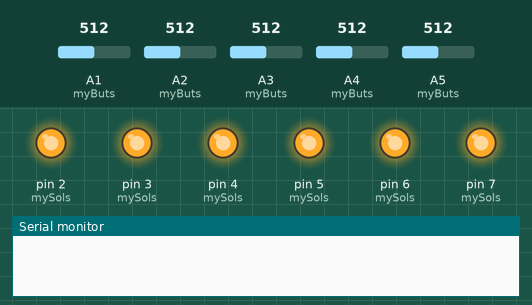
Bench run of a sketch on a simulated Arduino Uno, built with avr-gcc and run on an emulated ATmega328P. Shown: output pins drawn as LEDs (lit = HIGH), the last lines printed to the serial monitor. The inputs (shaded band) are chosen by the test bench; at power-on: A5 (myButs) = 512, A1 (myButs) = 512, A2 (myButs) = 512, A3 (myButs) = 512, A4 (myButs) = 512. Random numbers use the default seed unless the sketch sets one.

Above: at 1.2 s.
1.3 s: A5 (myButs) set to 408
2.8 s: A5 (myButs) set to 392
At 3.6 s:
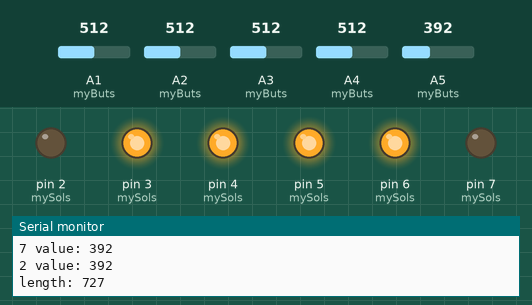
5.3 s: A1 (myButs) set to 411
8.3 s: A1 (myButs) set to 387
At 11.2 s:
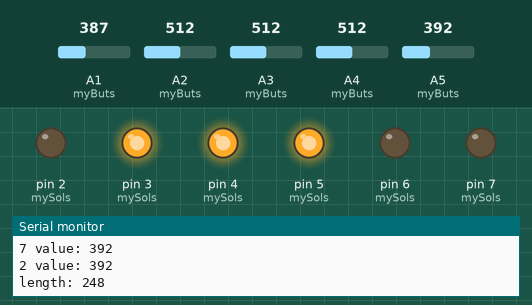
11.3 s: A2 (myButs) set to 412
13.4 s: A2 (myButs) set to 392
At 15.03 s:
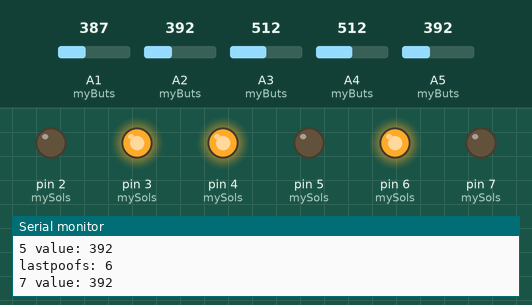
At 15.6 s:
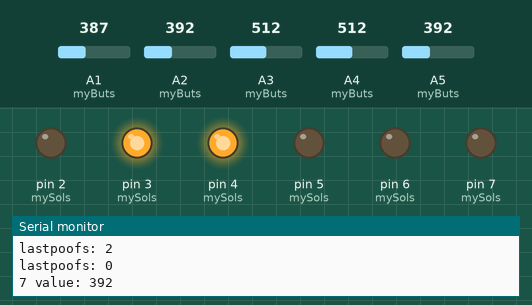
Timing chart, 0 to 17.4 s (numbered marks = the images above; inputs shaded):
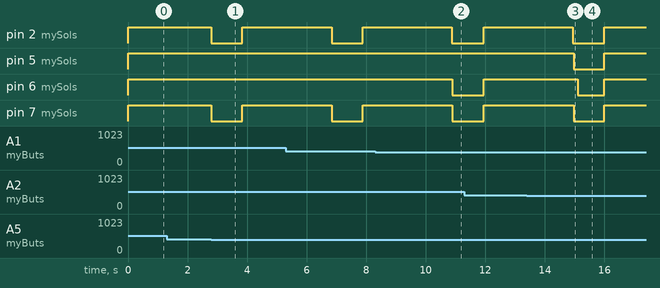

Measured:
- the behaviour switches between 400 and 399 on A5 (myButs) (found by bisection; images 0 and 1)
- the behaviour switches between 400 and 399 on A1 (myButs) (found by bisection; images 1 and 2)
- the behaviour switches between 400 and 399 on A2 (myButs) (found by bisection; images 2 and 3)
- after the input at 1.3 s, every drawn part: stays the same
- after the input at 2.8 s, pin 2 (mySols), pin 7 (mySols): HIGH → LOW at once, → HIGH 1.0 s later
- after the input at 8.3 s, pin 6 (mySols): HIGH → LOW after 2.6 s
- after the input at 13.4 s, pin 5 (mySols): HIGH → LOW after 1.6 s, → HIGH 1.0 s later

The sketch:

mustache_drums.ino
```cpp
#include <avr/pgmspace.h>
/*
  so this controls 6 solenoid activated switches used in a
  propane fire effect.  there are currently 8 buttons and 1
  switch used to manage the system.  6 buttons line up directly
  with each of the solenoids and are used to manually actuate
  them when the system is in manual mode.  The 6 buttons can
  be any 6 buttons… a drum kit, a game controller or just some
  regular old momentary switches The other two buttons are
  used to control the replay function in manual mode.  One
  clears out the history the other replays up to the last 50 things
  a user has pressed.  In program mode the system randomly
  selects a pre-programed "show" and performs it… currently
  all buttons are disabled while in program mode.  This may change.
*/

// Length of poofs in ms
const int biggest  = 150;
const int big      = 125;
const int small    = 100;
const int smallest = 75;

// to try to cut out interference between drum pad sensors... we pause for a bit
// after each hit.
const int drumDelay = 100;

const int poofLimit = 1000;
const int poofLimitMultiplier = 3;
unsigned long poofStart;

// These set up various bits
// of the random show.
// *remember unsigned ints have a max value of 65,535 on arduino
const unsigned int minPause = 10 * 1000; // 10 seconds
const unsigned int maxPause = 20 * 1000; // 20 seconds
const int maxLoop  = 4;                  // maximum number of times to loop a single program

// this sets the maximum pause/poof in history
const unsigned long maxHistoryPause  = 4 * 1000;   //5s
// automatically reset history if nobody toches buttons for a while
const unsigned long autoHistoryReset = 60 * 1000; //60s


// These are the pre-programed "shows".  They use a
// very basic 8 bit storage system.  The first 6 0/1s
// after the B tell the program which burners to turn
// on. 111111 means all 6 will be on,  100001 means
// only the two on the ends will fire, 001100 means
// only the middle two will fire… etc.  the last two
// digits tell the system how long to fire the burner.
// There are only 4 options: 00 is shortest, 10 is short,
// 01 is long and 11 is longest.  a 0 ends the program
// and it will restart from the beginning.
// The pause between "poofs" is currently set at the
// shortest time.  If you want to make a longer pause
// you could use B00000010 which will add about a half
// a second pause.
const int programCount     = 3;
const int maxProgramLength = 50;
PROGMEM prog_uint8_t programs[3][50] = { // these are stored in flash memory see http://www.arduino.cc/en/Reference/PROGMEM
   {
      B11111100,
      B00000010,
      B10000110,
      B01001010,
      B00110010,
      B01001010,
      B10000110,
      B00000010,
      0
   },
   {
      B10000000,
      B01000000,
      B00100000,
      B00010000,
      B00001000,
      B00000100,
      B00001000,
      B00010000,
      B00100000,
      B01000000,
      0
   },
   {
      B00110001,
      B01111110,
      B00000010,
      B11111100,
      B00000010,
      B01111010,
      B00110001,
      B01111010,
      B00000010,
      B11111100,
      B00000010,
      B01111010,
      0
   },
};

prog_uint16_t butHistory[1][2]; // used to store button press history for easter eggs/replay
unsigned int butHistoryIndex        = 0;
const unsigned int maxHistoryLength = 1;

// easter egg programs - stores easter egg programs
// if the required buttons are (**pressed for shorter than
// the defined time**not yet) then the program represented by the
// first item in the array - 1 will play for the int in
// the second items loops. 0 ends the pattern
const int eggCount      = 2;
const int maxEggsLength = 22;
const int minEggsLength = 5;
PROGMEM prog_uint8_t eggs[2][22] = { // these are stored in flash memory see http://www.arduino.cc/en/Reference/PROGMEM
   {
      1,
      4,
      B01000000,
      B00000001,
      B00100000,
      B00000001,
      B00010000,
      B00000001,
      B00001000,
      B00000001,
      B00000100,
      B00000001,
      B00001000,
      B00000001,
      B00010000,
      B00000001,
      B00100000,
      B00000001,
      B01000000,
      B00000001,
      B10000000,
      0,
    },
    {
      1,
      2,
      B11111100,
      B00000001,
      B01111000,
      B00000001,
      B00110000,
      0
    }
};

unsigned long lastTime; // stores the last change time used to keep history
prog_uint8_t lastSol; // stores the last solenoid pattern

// switch that changes from pre-programmed shows
// to button based operation
const int progSwitch = 12;

// button to replay history
const int butPlayHistory = 11;

// button to reset history
const int butResetHistory = 10;

// button pins
const int but1 = A5;
const int but2 = A4;
const int but3 = A3;
const int but4 = A2;
const int but5 = A1;
const int but6 = A0;

// solenoid pins
const int sol1 = 2;
const int sol2 = 3;
const int sol3 = 4;
const int sol4 = 5;
const int sol5 = 6;
const int sol6 = 7;

// more solenoids could be added?
#define SOL_COUNT 6

// ordered arrays of solenoid, button pins
// and poof lengths used for bin storage and
// easy looping
const int mySols[]      = {sol1, sol2, sol3, sol4, sol5, sol6};
const int myButs[]      = {but1, but2, but3, but4, but5, but1};
// for 5 button set up:
// const int myButs[]      = {but1, but2, but3, but4, but5, but1};
const int poofLengths[] = {smallest, small, big, biggest};

int lastPoofs[] = {0,0,0,0,0,0};
int poofThreshold = 6;


/*
  poof() sends a signal to the relay to close
  it takes an array of solenoid pins and a length
  if length is 0 it assumes that the relay
  is going to be opened elsewhere otherwise it
  leaves the relay closed for length milliseconds
  and then closes it.
*/
void poof(int* sols, int length){
  for (int i = 0; i < SOL_COUNT; i++) {
    if (!sols[i]){
      break;
    }
    digitalWrite(sols[i], LOW);
    //Serial.print("POOF : ");
    //Serial.println(sols[i]);
  }

  if (length){
    delay(length);
    unpoof(sols, 0);
  }
}

/*
   unpoof() sends a signal to the relay to open
   it takes an array of solenoid pins and a length
   it delays for length in milliseconds after
   opening the relay.
*/
void unpoof(int* sols, int length){
  for (int i = 0; i < SOL_COUNT; i++) {
    if (!sols[i]){
      break;
    }
    digitalWrite(sols[i], HIGH);
    //Serial.print("UNPOOOOOOFFFED : ");
    //Serial.println(sols[i]);
  }

  if (length){
    delay(length);
  }
}

/*
  getBin() takes an array of solenoid pins and
  returns an integer that is the binary representation
  of those pins used for storage;
*/
prog_uint8_t getBin(int* sols){
  prog_uint8_t bin = 0;
  int count = 4;
  for (int i = 5; i >= 0; i--){  // have to go backwards or else shit is mirrored
    for (int ii = 0; ii < SOL_COUNT; ii++){
      if (sols[ii] == 0){
        break;
      }
      if (mySols[i] == sols[ii]){
        bin += count;
      }
    }
    count = count * 2;
  }

  if(bin){
    //Serial.println(bin);
  }
  return bin;
}

/*
  getDuration() returns the time since lastTime in ms
  as an int and resets lastTime to now()
*/
int getDuration(){
  unsigned long now = millis(); // millis returns unsigned longs
  unsigned long length = (now - lastTime);
  lastTime = now;
  /*
  Serial.print(length);
  Serial.print(">");
  Serial.println(autoHistoryReset);
  */
  if (length > autoHistoryReset){
     //Serial.println("resetting history because of timeout");
     resetHistory();
  }
  if (length > maxHistoryPause){
     length = maxHistoryPause;
  }
  return (int)length;
}

/*
  keepHistotry updates the butHistory array with button and timing
  information if needed.
*/
void keepHistory(int* sols){
  prog_uint8_t bin = getBin(sols);
  if (lastSol != bin){
    //Serial.println("NEW SOL");
    butHistory[butHistoryIndex][0] = lastSol;
    butHistory[butHistoryIndex][1] = (int)getDuration();

    Serial.print("BS: ");
    Serial.println(butHistory[butHistoryIndex][0]);
    Serial.print("length: ");
    Serial.println(butHistory[butHistoryIndex][1]);

    lastSol = bin;
    butHistoryIndex++;
    // if we hit the end of our history we shift everything back one
    // index and drop off the beginning.
    if (butHistoryIndex >= maxHistoryLength){
      //Serial.println("Shifting history");
      for(int i = 1; i < maxHistoryLength; i++){
        int newI = i - 1;
        butHistory[newI][0] = butHistory[i][0];
        butHistory[newI][1] = butHistory[i][1];
      }
      butHistoryIndex--;
    }
    //checkEasterEggs();// should be at end of keepHistory() so arrays are up to date and part of it so it only happens when needed
  }
}

/*
   getSols() takes the binary storage system for
   programs and returns an array of solenoid pins.
*/
int* getSols(prog_uint8_t bs){
  int count = 0;
  int sols[6];
  for (int i = 0; i < SOL_COUNT; i++) {
    if (bs & (B10000000 >> i)) {
      sols[count] = mySols[i];
      count++;
    }
  }

  if (count < 6){
    sols[count] = 0; // we assume that an empty pin is the end of a usable array everywhere.
  }

  return sols;
}

/*
  getLength() takes the binary storage system for
  programs and returns an int in ms for the length
  of the poof.
*/
int getLength(prog_uint8_t bs){
  int length = smallest;
  int b = 1;
  int count = 1;
  for (int i = 6; i < 8; i++) {
    if (bs & (B10000000 >> i)) {
      b = b + count;
    }
    count++;
  }

  return poofLengths[b-1];
}

void checkEasterEggs(){
  boolean match = false;
  for (int i = 0; i < eggCount; i++){
    if ((butHistoryIndex - minEggsLength) < 0){
      Serial.println("not enough history to match pattern");
      break; // we don't have enough history to match this pattern
    }
    int myH = butHistoryIndex;
    for (int ii = 2; ii < 22; ii++) {
      byte e = pgm_read_byte(&(eggs[i][ii]));
      if ((myH == butHistoryIndex && butHistory[myH][0] == 0) || e == 0){
        break;
      }
      if (e == 1){// we use 0 to end a pattern so we use 2 B00000001 to represent a 0 in the history
        e = 0;
      }
      Serial.print(butHistory[myH][0]);
      Serial.print(" == ");
      Serial.println(e);
      if (butHistory[myH][0] == e){
         match = true;
         Serial.println("TRUE");
      }
      else{
        match = false;
        Serial.println("NO MATCH breaking");
        break;
      }
      myH--;
    }
    if (match){
      Serial.println("Pattern matched!");
      int loops = pgm_read_byte(&(eggs[i][1]));
      int p = pgm_read_byte(&(eggs[i][0]));
      //Serial.print("loops:  ");
      //Serial.println(loops);
      //Serial.print("p:  ");
      //Serial.println(p);
      loopProgram(p, loops, false);
      break;
    }
    //Serial.println();
    //Serial.println();
  }
}

/*
  playHistory() plays back the history of the button pushes
*/
void playHistory(){
  int i;
  for (i = 0; i < maxHistoryLength; i++) {
     //Serial.print("BS: ");
     //Serial.println(butHistory[i][0]);
     //Serial.print("length: ");
     //Serial.println(butHistory[i][1]);
     if (i == 0 && !butHistory[i][0]){
       //next;
     }
     else{
       poof(getSols(butHistory[i][0]), butHistory[i][1]);
       // break out of program if we hit all 0s or if the program switch is flipped
       if ((!butHistory[i][0] && !butHistory[i][1]) || checkProgSwitch()){
         break;
       }
     }
  }
  //Serial.print("history count: ");
  //Serial.println(i);
}

/*
  resetHistory() empties the butHistory array and resets the index
*/
void resetHistory(){
  //Serial.println("RESET HISTORY");
  for (int i = 0; i < maxHistoryLength; i++) {
    butHistory[i][0] = 0;
    butHistory[i][1] = 0;
  }
  butHistoryIndex = 0;
  lastTime = millis();
  lastSol = 0;
}

/*
  randomShow() attempts to randomly produce
  shows by looping different programs with
  different intervals between them
*/
void randomShow(){
 // system decides if it feels like pausing
 // between shows.
 int boolPause = random(1000);
 unsigned int pause;
 delay(10);
 if (boolPause){
   pause = random(minPause, maxPause);
 }
 else{
   pause = 0;
 }
 delay(10);
 int loopCount = random(1, maxLoop);
 delay(10);
 int p = random((programCount - 1));

 Serial.print("boolPause: ");
 Serial.println(boolPause);
 Serial.print("pause: ");
 Serial.println(pause);
 Serial.print("loopCount: ");
 Serial.println(loopCount);
 Serial.print("p: ");
 Serial.println(p);

 loopProgram(p, loopCount, true);
 if (!checkProgSwitch()){
   return;
 }
 pauseAndBreakForSwitch(pause);
}

void pauseAndBreakForSwitch(int pause){
  for (int p = (pause / 10); p>=0;p--){
    if (!checkProgSwitch()){
       break;
    }
    delay(10);
  }
}

void loopProgram(int p, int loopCount, boolean break_for_switch){
   for (int c = 0; c<=loopCount; c++){
     // break out of loop if the program switch is flipped
     if (break_for_switch && !checkProgSwitch()){
       break;
     }

     playProgram(p, break_for_switch);
   }
}

void playProgram(int p, boolean break_for_switch){
  for (int i = 0; i <= maxProgramLength; i++){
   prog_uint8_t cp = pgm_read_byte(&(programs[p][i]));
   // break out of program if we hit the end or if the program
   // switch is flipped... this will cascade up into loopProgram
   if (cp == 0 || (break_for_switch &&!checkProgSwitch())){
     break;
   }
   //Serial.println(programs[p][i]);
   int* sols = getSols(cp);
   int length = getLength(cp);
   poof(sols, length);
 }
}

/*
  checkButtons() loops through the buttons
  checking for pressed buttons and poofs/unpoofs
  the appropriate solenoids.
*/
void checkButtons(){
  //checkResetHistory();
  //checkPlayHistory();
  int pSols[6];
  int pSolsIndex = 0;
  int uSols[6];
  int uSolsIndex = 0;
  //int length = 0;
  int ulength = 0;
  boolean punish = false;
  for (int i = 0; i < SOL_COUNT; i++) {
   int val = analogRead(myButs[i]);
   if (punish){
     uSols[uSolsIndex] = mySols[i];
     uSolsIndex++;
   }
   else if (i != 0 && i !=5 && lastPoofs[i] && lastPoofs[i] <= poofThreshold){
     if (lastPoofs[i] == poofThreshold){
        lastPoofs[i] = 0;
     }
     else{
       lastPoofs[i]++;
     }
     Serial.print("lastpoofs: ");
     Serial.println(lastPoofs[i]);
   }
   else if(val < 400 && val > 0){
        Serial.print(mySols[i]);
        Serial.print(" value: ");
        Serial.println(val);
       //Serial.print("poof ");
       //Serial.println(mySols[i]);
       pSols[pSolsIndex] = mySols[i];
       // only do shit to bass pedal
       if (i == 0){
         if (poofStart){
           unsigned long length = (millis() - poofStart);
           Serial.print("length: ");
           Serial.println(length);
           if (length > (poofLimit + 50)){ // if you release and come back we don't want to punish you.
             poofStart = millis();
           }
           else if (length >= poofLimit){
             punish = true;
             uSols[uSolsIndex] = mySols[i];
             uSolsIndex++;
             poofStart = 0;
             ulength = poofLimit * poofLimitMultiplier;
           }
         }
         else{
           poofStart = millis();
           Serial.print("setting poofStart to:  ");
           Serial.println(poofStart);
         }
       }
       else{ // spplies to everything else
        /*
         if (val > 300){
           length = poofLengths[0];
         }
         else if(val > 200){
           length = poofLengths[1];
         }
         else if(val > 150){
           length = poofLengths[2];
         }
         else{
           length = poofLengths[3];
         }
        */
       }
       lastPoofs[i] = 1;
       pSolsIndex++;
    }
    else{
       if (i == 0 || i == 5){
         poofStart = 0;
       }
       if (!digitalRead(mySols[i])){
         //Serial.print("UNPOOF ");
         //Serial.println(mySols[i]);
         uSols[uSolsIndex] = mySols[i];
         uSolsIndex++;
       }
    }
  }
  if(uSolsIndex < SOL_COUNT){
    uSols[uSolsIndex] = 0;
  }
  if(pSolsIndex < SOL_COUNT){
    pSols[pSolsIndex] = 0;
  }
  //keepHistory(pSols);
  unpoof(uSols, ulength);
  poof(pSols, 0);
  /*
  if (pSolsIndex){
    delay(drumDelay);
  }
  */
}

/*
  checkHistoryReset() resets history if button is pushed
*/
void checkResetHistory(){
  if(digitalRead(butResetHistory) == LOW){
    resetHistory();
  }
}

/*
  checkPlayHistory() plays history if button is pushed
*/
void checkPlayHistory(){
  if(digitalRead(butPlayHistory) == LOW){
    playHistory();
  }
}

/*
  checProgSwitch() returns true if the progSwitch
  has been activated and false if it hasn't
*/
boolean checkProgSwitch(){
  if(digitalRead(progSwitch) == HIGH){
    return true;
  }
  return false;
}

void setup(){
   // try to use analog noise on analog pin 0
   // to generate enough entropy for something
   // like randomness.
   randomSeed(analogRead(0));

  Serial.begin(9600);
  // loop through and set up button pins
  for (int i = 0; i <= 5; i++) {
    pinMode(myButs[i], INPUT);
    digitalWrite(myButs[i], HIGH);
  }

  // set up program switch
  pinMode(progSwitch, INPUT);
  digitalWrite(progSwitch, HIGH);

  // set up resetHistory button
  pinMode(butResetHistory, INPUT);
  digitalWrite(butResetHistory, HIGH);

  // set up playHistory button
  pinMode(butPlayHistory, INPUT);
  digitalWrite(butPlayHistory, HIGH);

  // loop through and set up solenoid pins.
  for (int i = 0; i <= 5; i++) {
    pinMode(mySols[i], OUTPUT);
    digitalWrite(mySols[i], HIGH);
  }
}

void loop(){
  /*
  // for testing
   int* sols = getSols(programs[0][4]);
   poof(sols, smallest);
   delay(smallest);
  */

  if (0){//checkProgSwitch()){
    resetHistory();
    randomShow();
  }
  else{
    checkButtons();
  }
}
```
